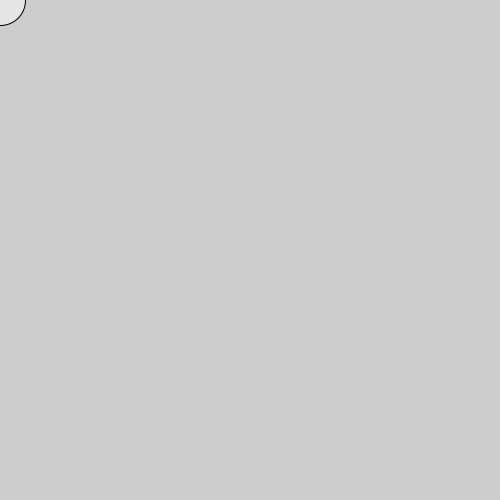
Frame 1 (no input)
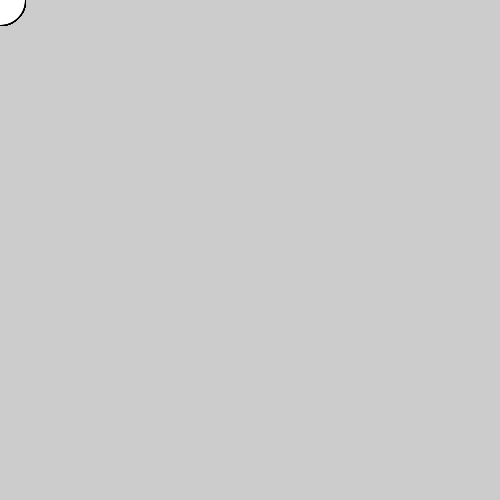
Frame 60 (the mouse pressed at the canvas centre just before this capture)
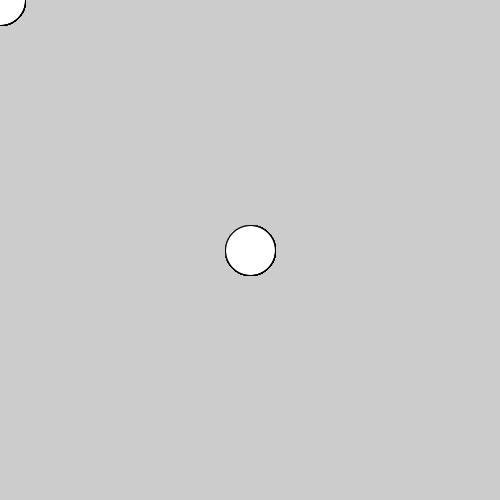
Frame 120 (the mouse held since frame 60 and released just before this capture)

The Processing sketch that drew these frames (run headless with seeded random() and noise(); from frame 60 on, the mouse is pressed at the canvas centre):

// Processing sketch: ifanimation2
// ── ifanimation2.pde
// Ciekawsza animacja oparta o ruch myszki.
// Src: https://openprocessing.org/sketch/825836/

void setup()
{
     size(500,500);
}

void draw()
{
     //background(200);
     
     if(mouseX<=width/2)
     {
          fill(255,255,255,128);
     }  
     else 
     {
          //fill(128,128);
          fill(128,(mouseX*1.0/width)*255);
     }
		 
     ellipse(mouseX,mouseY,50,50);
}
